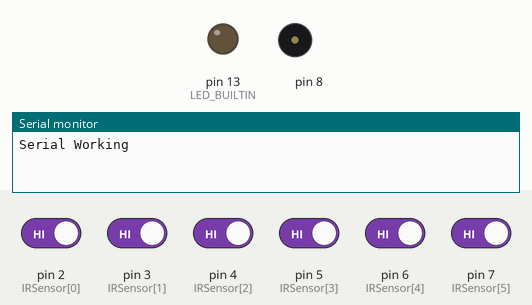
Bench run of a sketch on a simulated Arduino Uno, built with avr-gcc and run on an emulated ATmega328P. Shown: output pins drawn as LEDs (lit = HIGH), buzzer (waves = sounding), the last lines printed to the serial monitor. Inputs (shaded band) come from the test bench; at power-on: pin 2 (IRSensor[0]), pin 3 (IRSensor[1]), pin 4 (IRSensor[2]), pin 5 (IRSensor[3]), pin 6 (IRSensor[4]), pin 7 (IRSensor[5]) HIGH.

Above: at 1.2 s.
1.3 s: pin 2 (IRSensor[0]) driven LOW
At 1.9 s:
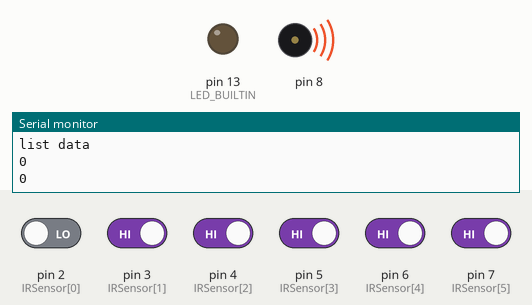
2.8 s: pin 2 (IRSensor[0]) driven HIGH
At 4.0 s:
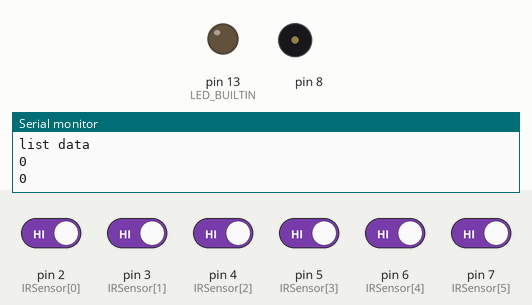
4.3 s: pin 3 (IRSensor[1]) driven LOW
At 5.4 s:
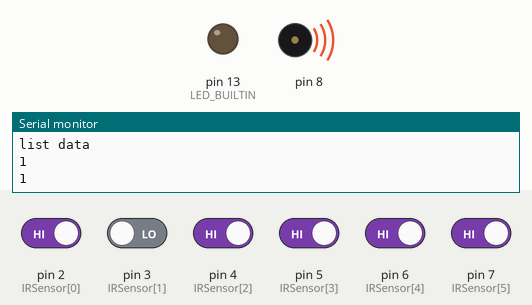
Timing chart, 0 to 7.3 s (numbered marks = the images above; inputs shaded):
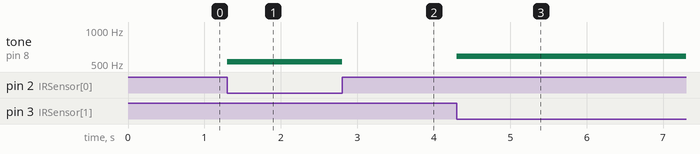

The sketch:

harp.ino
```cpp
int led1 = 9;
int led2 = 10;
int IRSensor[] = { 2, 3, 4, 5, 6, 7 };
int previousState[] = { 0, 0, 0, 0, 0, 0  };
int sensorStatus[] = { 0, 0, 0, 0, 0, 0 };
// int tonefreq[] = {261,293,329,369,392,440};
int tonefreq[] = { 523, 587, 659, 784, 880, 987 };
int entryList[] = { 0, 0, 0, 0, 0, 0, 0 };
int toneList[] = { 3, 3, 1, 1, 2, 2, 1 };
int count = 0;
int win = 0;
int wincount = 0;

void setup() {
  Serial.begin(9600);
  Serial.println("Serial Working");
  pinMode(led1, OUTPUT);
  pinMode(led2, OUTPUT);
  digitalWrite(led1, HIGH);
  for (int i = 0; i < 14; i++) {
    pinMode(IRSensor[i], INPUT);
  }
  pinMode(LED_BUILTIN, OUTPUT);
}

void loop() {
  for (int x = 0; x < 7; x++) {
    if (entryList[x] == toneList[x]) {
      win = 1;
      wincount++;
      delay(50);
    } else {
      win = 0;
    }
  }
  if (wincount < 7) {
    for (int i = 0; i < 6; i++) {
      sensorStatus[i] = digitalRead(IRSensor[i]);
      if (sensorStatus[i] != previousState[i]) {
        if (sensorStatus[i] == 1)  // Check if the pin high or not
        {

          noTone(8);  // LED LOW
          // Serial.println("Motion 1 Detected!");
        } else {
          tone(8, tonefreq[i]);
          Serial.println("Motion");
          entryList[count] = i;
          Serial.println("list data");
          Serial.println(entryList[count]);
          Serial.println(count);
          count++;
          if (count == 7) {
            count = 0;

          }
        }
        previousState[i] = sensorStatus[i];
      }
    }
     int entryList[] = { 0, 0, 0, 0, 0, 0, 0 };
    wincount = 0;
  } else {
    Serial.println("Won");
    digitalWrite(led1, LOW);
    digitalWrite(led2, HIGH);
    noTone(8);
  }
}
```

Measured:
- after the input at 1.3 s, tone on pin 8: silent → 523 Hz at once
- after the input at 2.8 s, tone on pin 8: 523 Hz → silent at once
- after the input at 4.3 s, tone on pin 8: silent → 587 Hz at once
